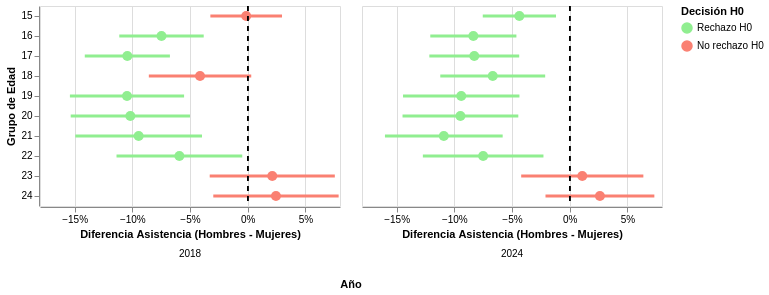

Write notebook code for a chart like this one.
### Code cell
import altair as alt

print("✅ Creando gráfico de hipótesis...")

# 1. Filtrar las filas "Total" que no queremos en este gráfico
#    Usamos .copy() para evitar advertencias de Pandas
res_df_filtrado = res_df[res_df['Edad'] != 'Total'].copy()

# 2. Asegurarse de que 'Edad' sea un tipo numérico para ordenar correctamente
try:
    res_df_filtrado['Edad'] = res_df_filtrado['Edad'].astype(int)
except ValueError:
    print("Advertencia: No se pudo convertir 'Edad' a entero. El orden puede ser alfabético.")
    pass # Dejarlo como objeto si falla la conversión

# 3. Definir el gráfico base con datos y codificaciones comunes
base = alt.Chart(res_df_filtrado).encode(
    # 'Edad:O' la trata como una categoría ordenada (Ordinal)
    y=alt.Y('Edad:O', title='Grupo de Edad', axis=alt.Axis(labelAngle=0)),
    
    # Colorear según la decisión, usando los colores de tu tabla
    color=alt.Color('Decisión', title='Decisión H0',
        scale=alt.Scale(
            domain=['Rechazo H0', 'No rechazo H0'],
            range=['#90EE90', '#FA8072'] # lightgreen y salmon
        )
    ),
    
    # Añadir tooltips para ver detalles al pasar el ratón
    tooltip=[
        alt.Tooltip('Año', title='Año'),
        alt.Tooltip('Edad', title='Edad'),
        alt.Tooltip('Diferencia (H-M)', title='Diferencia', format='.2%'),
        alt.Tooltip('IC95% inferior', title='IC 95% Inf.', format='.2%'),
        alt.Tooltip('IC95% superior', title='IC 95% Sup.', format='.2%'),
        alt.Tooltip('Valor-p', title='Valor-p', format='.4f'),
        alt.Tooltip('Decisión')
    ]
)

# 4. Capa de Intervalos de Confianza (las líneas de error)
error_bars = base.mark_rule(size=3).encode(
    # 'Diferencia (H-M)' y los IC son floats (ej. 0.05)
    # Usamos format='%' para que Altair los muestre como "5%"
    x=alt.X('IC95% inferior:Q', 
            title='Diferencia Asistencia (Hombres - Mujeres)',
            axis=alt.Axis(format='%')),
    x2='IC95% superior:Q'
)

# 5. Capa de Estimaciones Puntuales (los puntos)
points = base.mark_point(filled=True, size=100, opacity=1).encode(
    x=alt.X('Diferencia (H-M):Q')
)

# 6. Línea vertical en Cero (el valor de la hipótesis nula)
zero_line = alt.Chart().mark_rule(strokeDash=[5,5], color='black', strokeWidth=1).encode(
    x=alt.datum(0.0) # Dibuja la línea en x=0
)

# 7. Combinar las capas (barras + puntos + línea) y crear facetas por Año
final_chart = (error_bars + points + zero_line).facet(
    # Crea una columna separada para cada 'Año'
    column=alt.Column('Año:N', title='Año', 
                      header=alt.Header(titleOrient="bottom", labelOrient="bottom"))
).properties(
).interactive() # Permite hacer zoom y pan


# --- ¡AQUÍ ESTÁ LA MAGIA! ---
# Al tener la variable como última línea, el notebook la mostrará automáticamente.
final_chart

### Figure 1 — Vega-Lite specification as saved in the notebook (floating-point values rounded to 4 significant figures)
{"config": {"view": {"continuousWidth": 300, "continuousHeight": 300}}, "data": {"name": "data-00eb40a60ee7be78fdbf267948ea057c"}, "facet": {"column": {"field": "Año", "header": {"labelOrient": "bottom", "titleOrient": "bottom"}, "title": "Año", "type": "nominal"}}, "spec": {"layer": [{"mark": {"type": "rule", "size": 3}, "encoding": {"color": {"field": "Decisión", "scale": {"domain": ["Rechazo H0", "No rechazo H0"], "range": ["#90EE90", "#FA8072"]}, "title": "Decisión H0", "type": "nominal"}, "tooltip": [{"field": "Año", "title": "Año", "type": "quantitative"}, {"field": "Edad", "title": "Edad", "type": "quantitative"}, {"field": "Diferencia (H-M)", "format": ".2%", "title": "Diferencia", "type": "quantitative"}, {"field": "IC95% inferior", "format": ".2%", "title": "IC 95% Inf.", "type": "quantitative"}, {"field": "IC95% superior", "format": ".2%", "title": "IC 95% Sup.", "type": "quantitative"}, {"field": "Valor-p", "format": ".4f", "title": "Valor-p", "type": "quantitative"}, {"field": "Decisión", "type": "nominal"}], "x": {"axis": {"format": "%"}, "field": "IC95% inferior", "title": "Diferencia Asistencia (Hombres - Mujeres)", "type": "quantitative"}, "x2": {"field": "IC95% superior"}, "y": {"axis": {"labelAngle": 0}, "field": "Edad", "title": "Grupo de Edad", "type": "ordinal"}}, "name": "view_4"}, {"mark": {"type": "point", "filled": true, "opacity": 1, "size": 100}, "encoding": {"color": {"field": "Decisión", "scale": {"domain": ["Rechazo H0", "No rechazo H0"], "range": ["#90EE90", "#FA8072"]}, "title": "Decisión H0", "type": "nominal"}, "tooltip": [{"field": "Año", "title": "Año", "type": "quantitative"}, {"field": "Edad", "title": "Edad", "type": "quantitative"}, {"field": "Diferencia (H-M)", "format": ".2%", "title": "Diferencia", "type": "quantitative"}, {"field": "IC95% inferior", "format": ".2%", "title": "IC 95% Inf.", "type": "quantitative"}, {"field": "IC95% superior", "format": ".2%", "title": "IC 95% Sup.", "type": "quantitative"}, {"field": "Valor-p", "format": ".4f", "title": "Valor-p", "type": "quantitative"}, {"field": "Decisión", "type": "nominal"}], "x": {"field": "Diferencia (H-M)", "type": "quantitative"}, "y": {"axis": {"labelAngle": 0}, "field": "Edad", "title": "Grupo de Edad", "type": "ordinal"}}}, {"mark": {"type": "rule", "color": "black", "strokeDash": [5, 5], "strokeWidth": 1}, "encoding": {"x": {"datum": 0.0}}}]}, "params": [{"name": "param_3", "select": {"type": "interval", "encodings": ["x", "y"]}, "bind": "scales", "views": ["view_4"]}], "$schema": "https://vega.github.io/schema/vega-lite/v5.20.1.json", "datasets": {"data-00eb40a60ee7be78fdbf267948ea057c": [{"Año": 2018, "Edad": 15, "Asistencia Hombres": 0.8203, "Asistencia Mujeres": 0.8216, "Diferencia (H-M)": -0.0013, "Error Estándar": 0.01584, "Z": -0.08206, "Valor-p": 0.9346, "IC95% inferior": -0.03235, "IC95% superior": 0.02975, "Decisión": "No rechazo H0"}, {"Año": 2018, "Edad": 16, "Asistencia Hombres": 0.7361, "Asistencia Mujeres": 0.8108, "Diferencia (H-M)": -0.0747, "Error Estándar": 0.01867, "Z": -4.001, "Valor-p": 6.295e-05, "IC95% inferior": -0.1113, "IC95% superior": -0.03811, "Decisión": "Rechazo H0"}, {"Año": 2018, "Edad": 17, "Asistencia Hombres": 0.6702, "Asistencia Mujeres": 0.7745, "Diferencia (H-M)": -0.1043, "Error Estándar": 0.01882, "Z": -5.541, "Valor-p": 3.002e-08, "IC95% inferior": -0.1412, "IC95% superior": -0.06741, "Decisión": "Rechazo H0"}, {"Año": 2018, "Edad": 18, "Asistencia Hombres": 0.5484, "Asistencia Mujeres": 0.5897, "Diferencia (H-M)": -0.0413, "Error Estándar": 0.02264, "Z": -1.824, "Valor-p": 0.06816, "IC95% inferior": -0.08568, "IC95% superior": 0.003081, "Decisión": "No rechazo H0"}, {"Año": 2018, "Edad": 19, "Asistencia Hombres": 0.4366, "Asistencia Mujeres": 0.5412, "Diferencia (H-M)": -0.1046, "Error Estándar": 0.02525, "Z": -4.143, "Valor-p": 3.425e-05, "IC95% inferior": -0.1541, "IC95% superior": -0.05512, "Decisión": "Rechazo H0"}, {"Año": 2018, "Edad": 20, "Asistencia Hombres": 0.4113, "Asistencia Mujeres": 0.513, "Diferencia (H-M)": -0.1017, "Error Estándar": 0.02638, "Z": -3.856, "Valor-p": 0.0001155, "IC95% inferior": -0.1534, "IC95% superior": -0.05, "Decisión": "Rechazo H0"}, {"Año": 2018, "Edad": 21, "Asistencia Hombres": 0.4222, "Asistencia Mujeres": 0.5167, "Diferencia (H-M)": -0.0945, "Error Estándar": 0.02801, "Z": -3.374, "Valor-p": 0.0007405, "IC95% inferior": -0.1494, "IC95% superior": -0.03961, "Decisión": "Rechazo H0"}, {"Año": 2018, "Edad": 22, "Asistencia Hombres": 0.356, "Asistencia Mujeres": 0.4152, "Diferencia (H-M)": -0.0592, "Error Estándar": 0.0278, "Z": -2.13, "Valor-p": 0.03321, "IC95% inferior": -0.1137, "IC95% superior": -0.004713, "Decisión": "Rechazo H0"}, {"Año": 2018, "Edad": 23, "Asistencia Hombres": 0.2736, "Asistencia Mujeres": 0.2523, "Diferencia (H-M)": 0.0213, "Error Estándar": 0.02766, "Z": 0.77, "Valor-p": 0.4413, "IC95% inferior": -0.03292, "IC95% superior": 0.07552, "Decisión": "No rechazo H0"}, {"Año": 2018, "Edad": 24, "Asistencia Hombres": 0.2311, "Asistencia Mujeres": 0.2066, "Diferencia (H-M)": 0.0245, "Error Estándar": 0.02771, "Z": 0.884, "Valor-p": 0.3767, "IC95% inferior": -0.02982, "IC95% superior": 0.07882, "Decisión": "No rechazo H0"}, {"Año": 2024, "Edad": 15, "Asistencia Hombres": 0.7989, "Asistencia Mujeres": 0.8425, "Diferencia (H-M)": -0.0436, "Error Estándar": 0.01619, "Z": -2.692, "Valor-p": 0.007095, "IC95% inferior": -0.07534, "IC95% superior": -0.01186, "Decisión": "Rechazo H0"}, {"Año": 2024, "Edad": 16, "Asistencia Hombres": 0.7449, "Asistencia Mujeres": 0.8284, "Diferencia (H-M)": -0.0835, "Error Estándar": 0.01904, "Z": -4.385, "Valor-p": 1.159e-05, "IC95% inferior": -0.1208, "IC95% superior": -0.04618, "Decisión": "Rechazo H0"}, {"Año": 2024, "Edad": 17, "Asistencia Hombres": 0.6875, "Asistencia Mujeres": 0.7702, "Diferencia (H-M)": -0.0827, "Error Estándar": 0.01987, "Z": -4.162, "Valor-p": 3.153e-05, "IC95% inferior": -0.1216, "IC95% superior": -0.04376, "Decisión": "Rechazo H0"}, {"Año": 2024, "Edad": 18, "Asistencia Hombres": 0.4939, "Asistencia Mujeres": 0.5606, "Diferencia (H-M)": -0.0667, "Error Estándar": 0.02319, "Z": -2.876, "Valor-p": 0.00403, "IC95% inferior": -0.1122, "IC95% superior": -0.02124, "Decisión": "Rechazo H0"}, {"Año": 2024, "Edad": 19, "Asistencia Hombres": 0.4486, "Asistencia Mujeres": 0.5426, "Diferencia (H-M)": -0.094, "Error Estándar": 0.02574, "Z": -3.652, "Valor-p": 0.0002602, "IC95% inferior": -0.1444, "IC95% superior": -0.04355, "Decisión": "Rechazo H0"}, {"Año": 2024, "Edad": 20, "Asistencia Hombres": 0.4286, "Asistencia Mujeres": 0.5233, "Diferencia (H-M)": -0.0947, "Error Estándar": 0.0256, "Z": -3.699, "Valor-p": 0.0002161, "IC95% inferior": -0.1449, "IC95% superior": -0.04453, "Decisión": "Rechazo H0"}, {"Año": 2024, "Edad": 21, "Asistencia Hombres": 0.4068, "Asistencia Mujeres": 0.5159, "Diferencia (H-M)": -0.1091, "Error Estándar": 0.02603, "Z": -4.192, "Valor-p": 2.769e-05, "IC95% inferior": -0.1601, "IC95% superior": -0.05809, "Decisión": "Rechazo H0"}, {"Año": 2024, "Edad": 22, "Asistencia Hombres": 0.3687, "Asistencia Mujeres": 0.4437, "Diferencia (H-M)": -0.075, "Error Estándar": 0.02666, "Z": -2.813, "Valor-p": 0.004905, "IC95% inferior": -0.1273, "IC95% superior": -0.02275, "Decisión": "Rechazo H0"}, {"Año": 2024, "Edad": 23, "Asistencia Hombres": 0.2924, "Asistencia Mujeres": 0.2815, "Diferencia (H-M)": 0.0109, "Error Estándar": 0.02701, "Z": 0.4035, "Valor-p": 0.6866, "IC95% inferior": -0.04204, "IC95% superior": 0.06384, "Decisión": "No rechazo H0"}, {"Año": 2024, "Edad": 24, "Asistencia Hombres": 0.2147, "Asistencia Mujeres": 0.1885, "Diferencia (H-M)": 0.0262, "Error Estándar": 0.02407, "Z": 1.089, "Valor-p": 0.2763, "IC95% inferior": -0.02097, "IC95% superior": 0.07337, "Decisión": "No rechazo H0"}]}}
